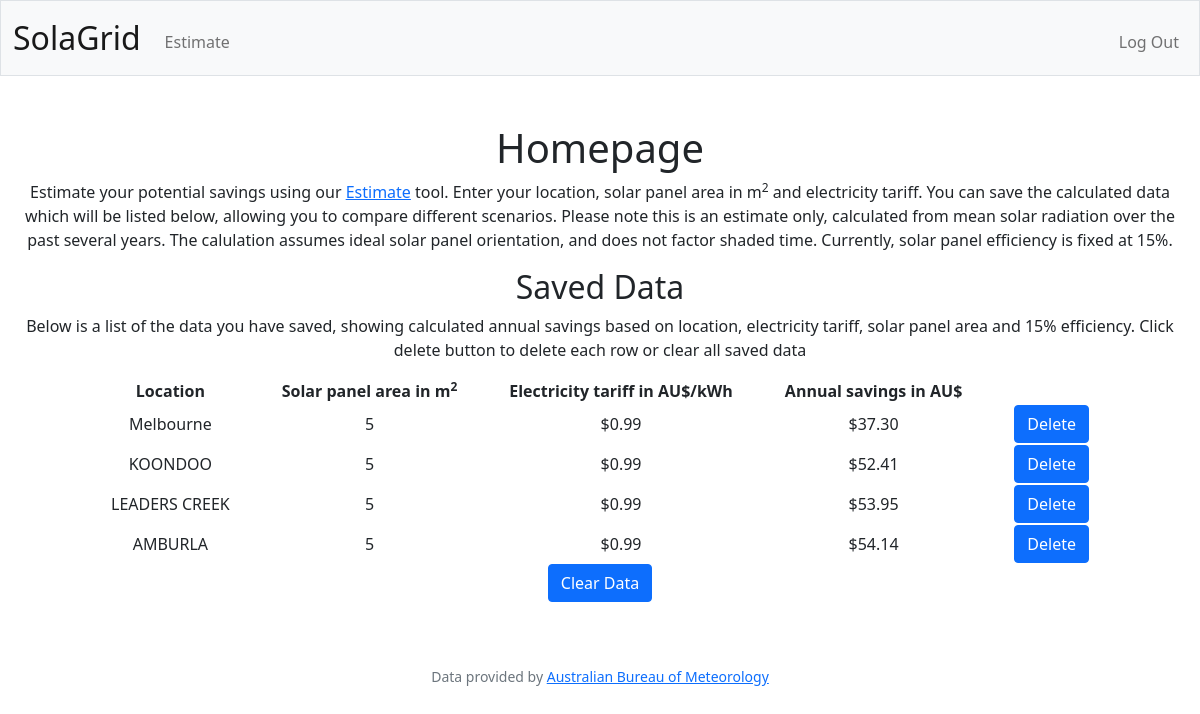
The page / (signed in) on the database its author committed.
### tables this page shows
CREATE TABLE saved_data (
	id INTEGER PRIMARY KEY AUTOINCREMENT NOT NULL,
	user_id INTEGER,
	location TEXT,
	area INTEGER,
	tariff INTEGER,
	savings INTEGER,
	FOREIGN KEY(user_id) REFERENCES users(id)
);

### app.py (the view, shortened to what this page needs)
@app.route("/", methods=["GET", "POST"])
@login_required
def index():
    if request.method == "GET":
        saved_data = db.execute("SELECT * FROM saved_data WHERE user_id = ?;", session["user_id"])
        return render_template("index.html", saved_data=saved_data)

### app.py (called while the page is built)
@app.after_request
def after_request(response):
    response.headers["Cache-Control"] = "no-cache, no-store, must-revalidate"
    response.headers["Expires"] = 0
    response.headers["Pragma"] = "no-cache"
    return response

### helpers.py (called while the page is built)
def login_required(f):
    @wraps(f)
    def decorated_function(*args, **kwargs):
        if session.get("user_id") is None:
            return redirect("/login")
        return f(*args, **kwargs)
    return decorated_function

### templates/index.html (shortened to what this page needs)
{% extends "layout.html" %}
{% block main %}
    <div class="mb-3">
        <h1>Homepage</h1>
            <p>Estimate your potential savings using our <a href="/estimate">Estimate</a> tool. Enter your location, solar panel area in m<sup>2</sup>
                and electricity tariff. You can save the calculated data which will be listed below, allowing you to compare
                different scenarios. Please note this is an estimate only, calculated from mean solar radiation over the past
                several years. The calulation assumes ideal solar panel orientation, and does not factor shaded time. Currently,
                solar panel efficiency is fixed at 15%.
            </p>
    </div>
    <div class="mb-3">
        <h2>Saved Data</h2>
        <div class="mb-3">
            <p>Below is a list of the data you have saved, showing calculated annual savings based on location, electricity
                tariff, solar panel area and 15% efficiency. Click delete button to delete each row or clear all saved data</p>
        </div>
        {% if saved_data %}
        <div class="mb-3">
        <table>
            <thead>
                <tr>
                    <th>Location</th>
                    <th>Solar panel area in m<sup>2</sup></th>
                    <th>Electricity tariff in AU$/kWh</th>
                    <th>Annual savings in AU$</th>
                </tr>
            </thead>
            <tbody>
                <ul>
                    {% for row in saved_data %}
                        <tr>
                            <td>{{ row['location'] }}</td>
                            <td>{{ row['area'] }}</td>
                            <td>${{ "{:.2f}".format(row['tariff']) }}</td>
                            <td>${{ "{:.2f}".format(row['savings']) }}</td>
                            <td>
                                <form action="/" method="post">
                                    <button class="btn btn-primary" name="delete" id="delete" type="submit">Delete</button>
                                </form>
                            </td>
                        </tr>
                    {% endfor %}
                </ul>
            </tbody>
        </table>
        <div class="mb-3">
            <form action="/" method="post">
                <button class="btn btn-primary" name="clear" id="clear" type="submit">Clear Data</button>
            </form>
        </div>
        </div>
        {% else %}
        <p style="color:red">No saved data available</p>
    {% endif %}
    </div>
{% endblock %}

### templates/layout.html (shortened to what this page needs)
<!DOCTYPE html>
<html lang="en">
    <head>
        <link href="https://cdn.jsdelivr.net/npm/bootstrap@5.1.3/dist/css/bootstrap.min.css" rel="stylesheet">
        <link href="/static/styles.css" rel="stylesheet">
    </head>
    <body>
        <nav class="bg-light border navbar navbar-expand-md navbar-light">
            <div class="container-fluid">
                <a class="navbar-brand" href="/">SolaGrid</a>
                <div class="collapse navbar-collapse" id="navbar">
                    {% if session["user_id"] %}
                        <ul class="navbar-nav me-auto mt-2">
                            <li class="nav-item"><a class="nav-link" href="/estimate">Estimate</a></li>
                        </ul>
                        <ul class="navbar-nav ms-auto mt-2">
                            <li class="nav-item"><a class="nav-link" href="/logout">Log Out</a></li>
                        </ul>
                    {% else %}
                        <ul class="navbar-nav ms-auto mt-2">
                            <li class="nav-item"><a class="nav-link" href="/register">Register</a></li>
                            <li class="nav-item"><a class="nav-link" href="/login">Log In</a></li>
                        </ul>
                    {% endif %}
                </div>
            </div>
        </nav>
        <main class="container-fluid py-5 text-center">
            {% block main %}{% endblock %}
        </main>
        <footer class="mb-5 small text-center text-muted">
            Data provided by <a href="https://reg.bom.gov.au/?ref=logo">Australian Bureau of Meteorology</a>
        </footer>
    </body>
</html>

### static/styles.css (style rules this page uses)
nav .navbar-brand { font-size: xx-large; }
table { margin-left: auto; margin-right: auto; border-collapse: separate; border-spacing: 50px 0; }
tr { padding: 10px 0; }

### rows shown on the page
saved_data: location "Melbourne", area "5", tariff "0.99", savings "37.30"
saved_data: location "KOONDOO", area "5", tariff "0.99", savings "52.41"
saved_data: location "LEADERS CREEK", area "5", tariff "0.99", savings "53.95"
saved_data: location "AMBURLA", area "5", tariff "0.99", savings "54.14"
